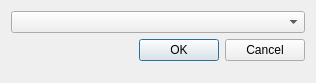
<?xml version="1.0" encoding="UTF-8"?>
<ui version="4.0">
 <class>CategoryRemoveForm</class>
 <widget class="QDialog" name="CategoryRemoveForm">
  <property name="geometry">
   <rect>
    <x>0</x>
    <y>0</y>
    <width>316</width>
    <height>83</height>
   </rect>
  </property>
  <property name="contextMenuPolicy">
   <enum>Qt::DefaultContextMenu</enum>
  </property>
  <property name="windowTitle">
   <string>Category removal</string>
  </property>
  <layout class="QFormLayout" name="formLayout">
   <item row="0" column="0" colspan="2">
    <widget class="QComboBox" name="comboBox"/>
   </item>
   <item row="1" column="1">
    <widget class="QDialogButtonBox" name="buttonBox">
     <property name="orientation">
      <enum>Qt::Horizontal</enum>
     </property>
     <property name="standardButtons">
      <set>QDialogButtonBox::Cancel|QDialogButtonBox::Ok</set>
     </property>
    </widget>
   </item>
  </layout>
 </widget>
 <resources/>
 <connections/>
</ui>
